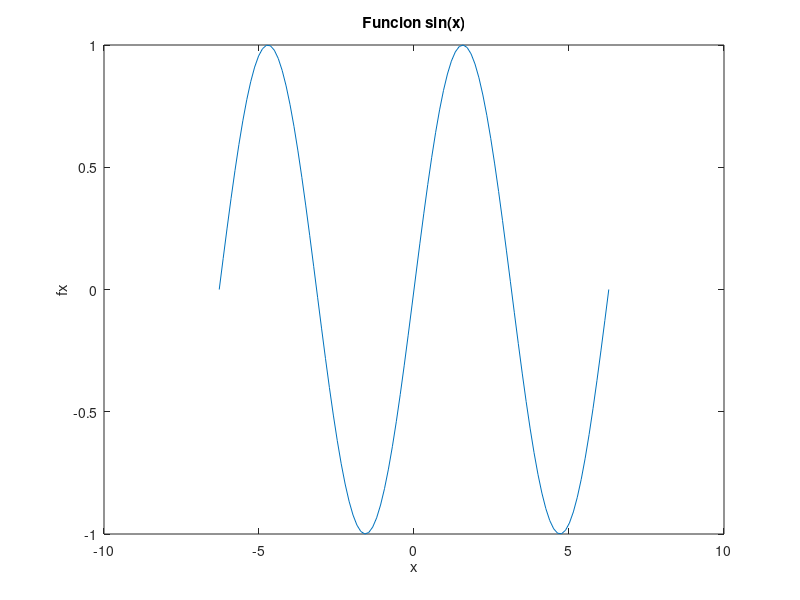

Here is the MATLAB script that generated this plot:
clc % clear command window
% % para poner coemnatrios 
clear %limpia espacio de trabajo 
close % cierra todas las figuras
close all %cierra todas las figuras 

%graficar la siguiente funcion 
% f(x) = sin(x), x E [-2pi,2pi] , (Delta x) = pi/4

%x = -2*pi : pi/4 : 2*pi;   % forma 1 de declarar un vector   depuntoa : intervalo entre puntos: a punto b 

x = linspace(-2*pi, 2*pi, 100);  %forma 2  (de donde , a donde , cuantos puntos) 

fx = sin(x) %por default esta en gradianes si quiero grados escribo sind 


figure 
plot(x,fx)
xlabel('x')
ylabel('fx')
title('Funcion sin(x)')
